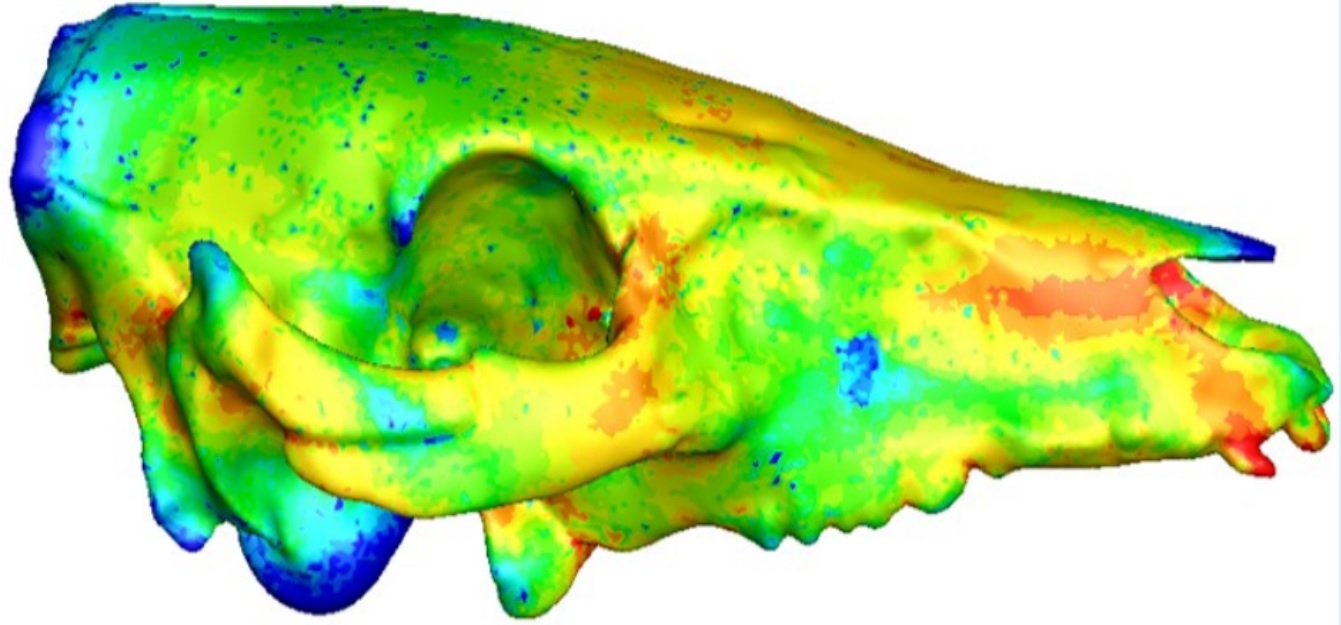
#> input picture Images/pigskull.jpg, 1341 x 625 px
$ python HW2Color.py
#> lines starting #> are read from the running program, lines starting #| are printed output that depends on the picture
import numpy as np
import matplotlib.pyplot as plt
import cv2
from sklearn.decomposition import PCA


def normalize_image(img):
    img = np.clip(img, 0, 255)
    return np.uint8((img - img.min()) / (img.max() - img.min()) * 255) if img.max() > img.min() else img


def svd_decomposition(matrix):
    U, S, Vt = np.linalg.svd(matrix, full_matrices=False)
    return U, S, Vt


def reconstruct_from_svd(U, S, Vt, num_components):
    S_reduced = np.zeros((U.shape[1], Vt.shape[0]))  # Ensure correct shape
    np.fill_diagonal(S_reduced[:num_components, :num_components], S[:num_components])
    return np.dot(U[:, :num_components], np.dot(S_reduced[:num_components, :num_components], Vt[:num_components, :]))


def svd_compression(image, num_components):
    channels = cv2.split(image)
    compressed_channels = [normalize_image(reconstruct_from_svd(*svd_decomposition(c), num_components)) for c in
                           channels]
    return cv2.merge(compressed_channels)


def pca_compression(image, num_components):
    channels = cv2.split(image)
    compressed_channels = []
    for c in channels:
        pca = PCA(n_components=num_components)
        transformed = pca.fit_transform(c)
        reconstructed = pca.inverse_transform(transformed)
        compressed_channels.append(normalize_image(reconstructed))
    return cv2.merge(compressed_channels)


def plot_images(original, svd_images, pca_images, percentages):
    fig, axes = plt.subplots(len(percentages) + 1, 3, figsize=(10, 10))
    axes[0, 0].imshow(cv2.cvtColor(original, cv2.COLOR_BGR2RGB))
    axes[0, 0].set_title("Original Image")

    for i, percent in enumerate(percentages):
        axes[i + 1, 0].imshow(cv2.cvtColor(svd_images[i], cv2.COLOR_BGR2RGB))
        axes[i + 1, 0].set_title(f"SVD {percent}%")

        axes[i + 1, 1].imshow(cv2.cvtColor(pca_images[i], cv2.COLOR_BGR2RGB))
        axes[i + 1, 1].set_title(f"PCA {percent}%")

    plt.tight_layout()
    plt.show()


def plot_reconstruction_error(S_svd, S_pca, frobenius_errors_svd, frobenius_errors_pca, percentages):
    plt.figure(figsize=(8, 5))
    plt.plot(percentages, np.cumsum(S_svd[:len(percentages)]) / np.sum(S_svd),
             label='SVD Eigenvalues (Variance Contribution)', color='blue')
    plt.plot(percentages, np.cumsum(S_pca[:len(percentages)]) / np.sum(S_pca),
             label='PCA Eigenvalues (Variance Contribution)', color='green')
    plt.plot(percentages, np.log10(frobenius_errors_svd), label='SVD Frobenius Norm Error (log scale)', color='red')
    plt.plot(percentages, np.log10(frobenius_errors_pca), label='PCA Frobenius Norm Error (log scale)', color='orange')
    plt.xlabel('Number of Eigenvalues/Eigenvectors Used')
    plt.ylabel('Log(Error)/Variance Contribution')
    plt.title('Reconstruction Quality Assessment')
    plt.legend()
    plt.grid()
    plt.show()


# Generate a random matrix for proof of SVD recovery
np.random.seed(42)
A = np.random.rand(10, 10)
U, S, Vt = svd_decomposition(A)
A_reconstructed = reconstruct_from_svd(U, S, Vt, 10)

# Verify recovery
error = np.linalg.norm(A - A_reconstructed)
print(f"Reconstruction Error (should be close to zero): {error}")

# Load the image
image_path = "../Images/pigskull.jpg"
original_image = cv2.imread(image_path)
#> original_image is the input picture: shape (625, 1341, 3); mean B, G, R 124, 218, 174.8

if original_image is None:
    raise FileNotFoundError(f"Could not load image at {image_path}. Check the path and file existence.")

print("Original Image Shape:", original_image.shape)
#| Original Image Shape: (625, 1341, 3)

# Define component percentages
percentages = [10, 25, 50, 100]
num_pixels = min(original_image.shape[:2])  # Use the smaller dimension
#> num_pixels = 625

# Apply SVD and PCA
svd_images = [svd_compression(original_image, max(1, num_pixels * p // 100)) for p in percentages]
#> in svd_decomposition (call 2), `U, S, Vt = np.linalg.svd(matrix, full_matrices=False)`:
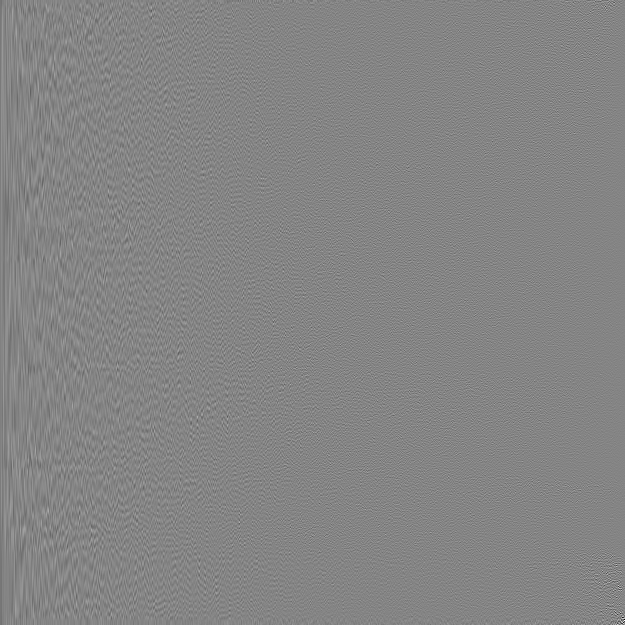
#> U: shape (625, 625) float64; min -0.606, max 0.557, mean -7.37e-05; drawn with min black and max white
#> in svd_decomposition (call 2), `U, S, Vt = np.linalg.svd(matrix, full_matrices=False)`: S = 625 values, max 134996.3 at index 0, min 3.94 at index 624, mean 835
#> in reconstruct_from_svd (call 2), `S_reduced = np.zeros((U.shape[1], Vt.shape[0]))`: S_reduced: shape (625, 625) float64; every value is 0
#> in svd_decomposition (call 3), `U, S, Vt = np.linalg.svd(matrix, full_matrices=False)`:
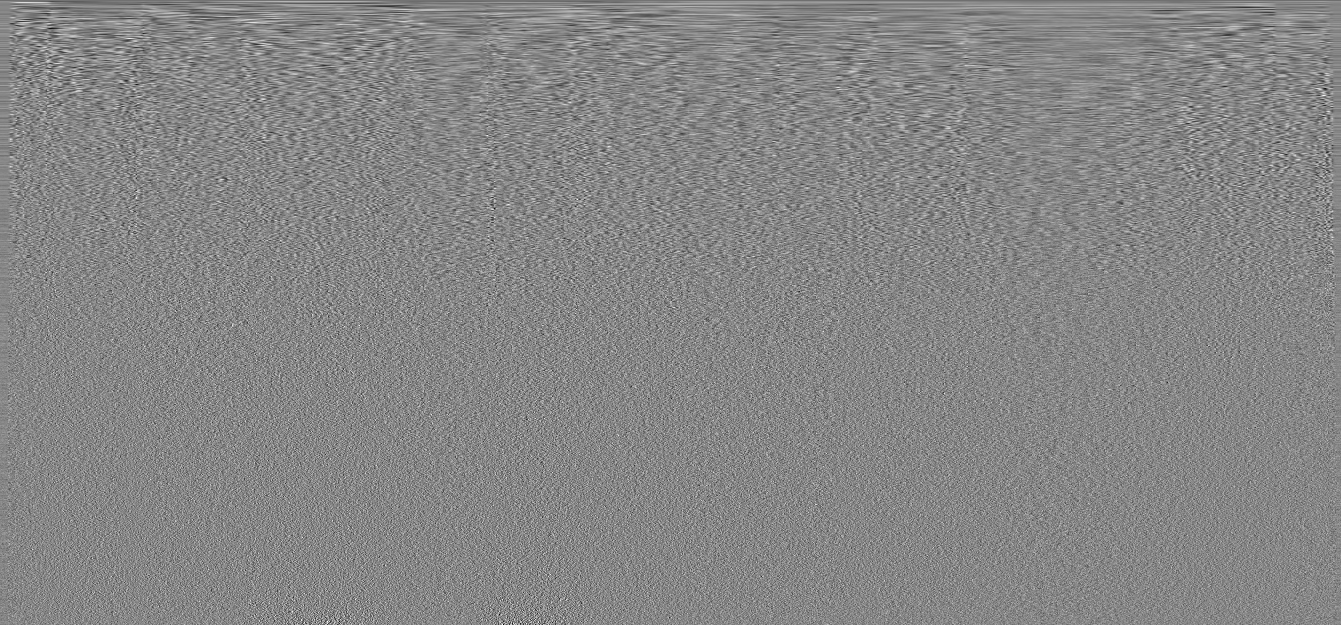
#> Vt: shape (625, 1341) float64; min -0.176, max 0.157, mean -4.71e-05; drawn with min black and max white
#> in svd_decomposition (call 3), `U, S, Vt = np.linalg.svd(matrix, full_matrices=False)`: S = 625 values, max 200627.7 at index 0, min 2.94 at index 624, mean 809.3
#> in svd_decomposition (call 4), `U, S, Vt = np.linalg.svd(matrix, full_matrices=False)`:
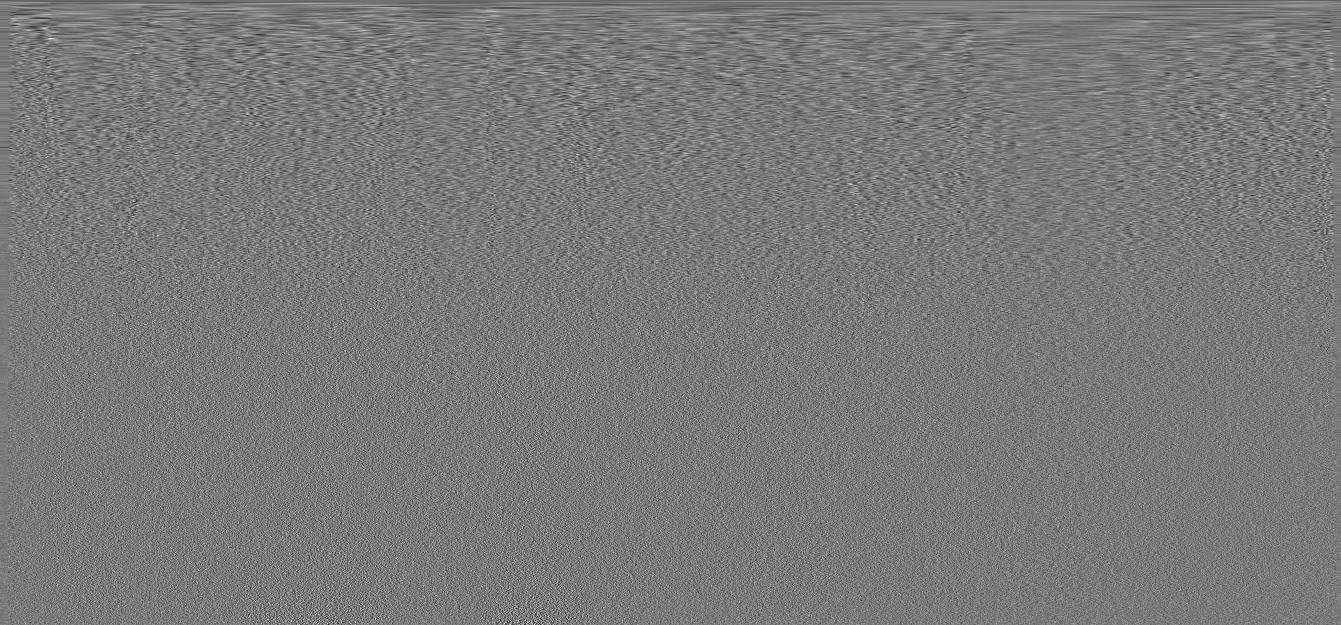
#> Vt: shape (625, 1341) float64; min -0.19, max 0.205, mean -5.57e-05; drawn with min black and max white
#> in svd_decomposition (call 4), `U, S, Vt = np.linalg.svd(matrix, full_matrices=False)`: S = 625 values, max 167107.4 at index 0, min 2.9 at index 624, mean 894.8
#> in svd_decomposition (call 4), `U, S, Vt = np.linalg.svd(matrix, full_matrices=False)`:
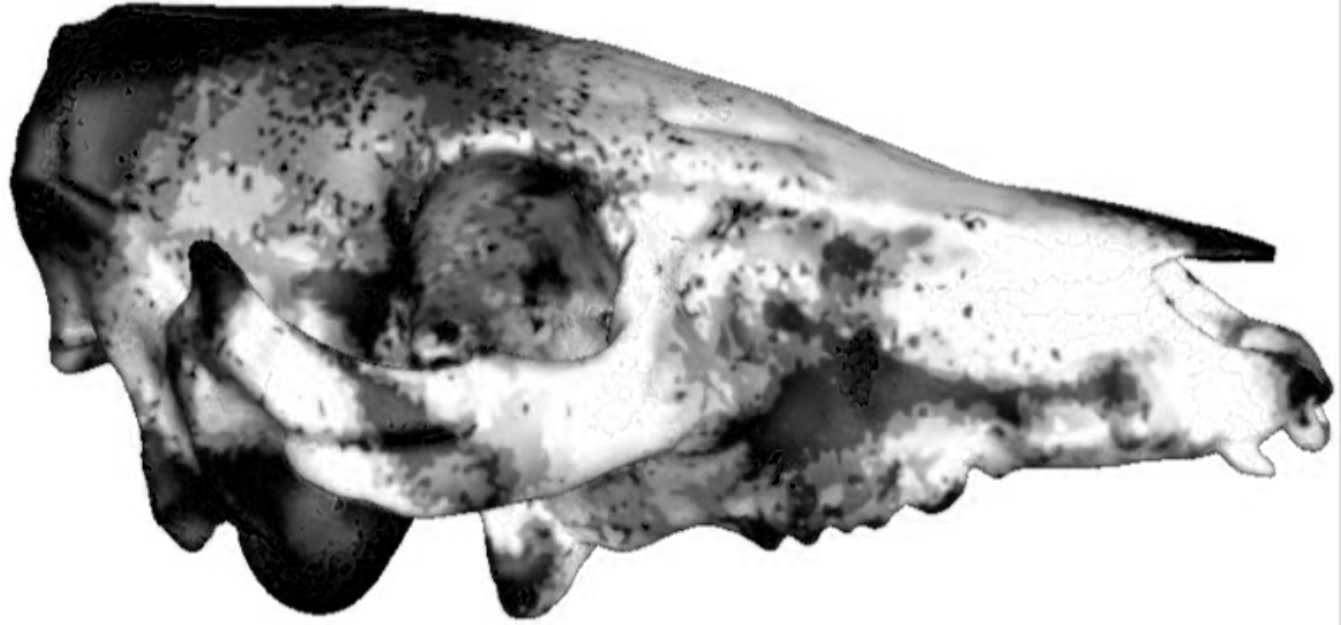
#> matrix: shape (625, 1341); min 0, max 255, mean 174.8
#> call 4 of reconstruct_from_svd, with S = array of shape (625,), num_components = 62
#> in reconstruct_from_svd (call 4), `return np.dot(U[:, :num_components], np.dot(S_reduced[:num_components,..`:
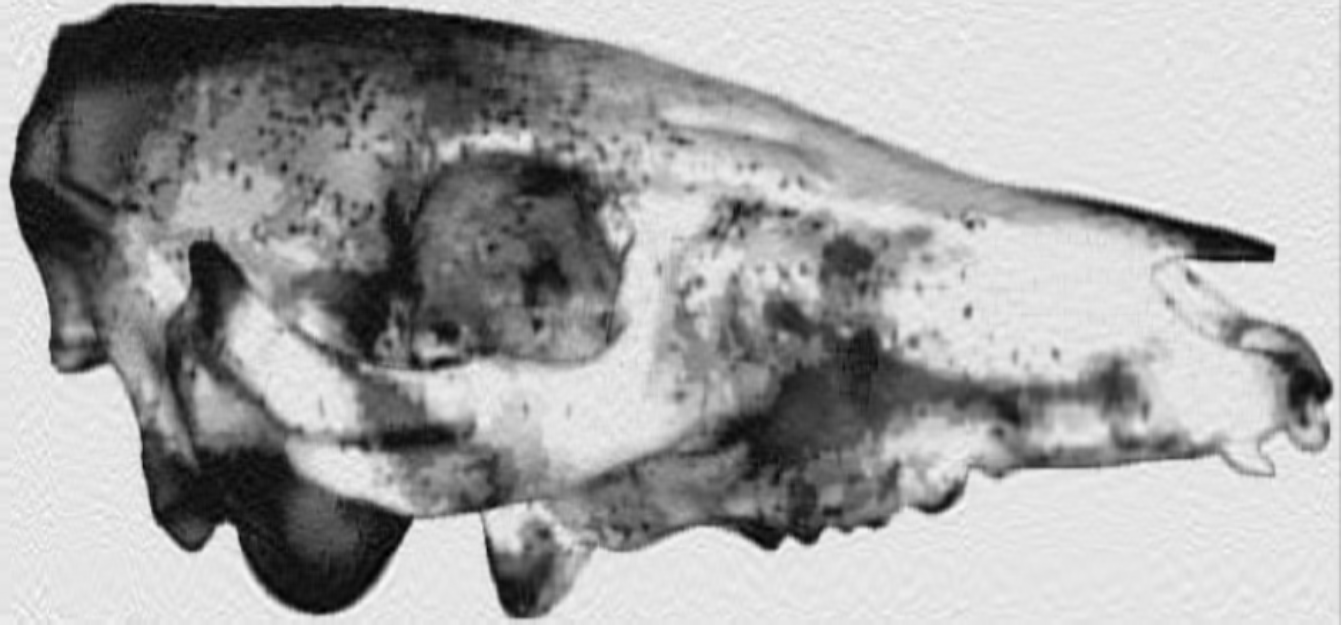
#> returned value: shape (625, 1341) float64; min -24.54, max 286.6, mean 174.8; drawn with min black and max white
#> in svd_compression, `compressed_channels = [normalize_image(reconstruct_from_svd(*svd_decom..`: compressed_channels = 3 items
#> svd_images = 4 items
pca_images = [pca_compression(original_image, max(1, num_pixels * p // 100)) for p in percentages]
#> the loop in pca_compression, `for c in channels:` made 3 passes
#> after the loop in pca_compression, `for c in channels:`: compressed_channels = 3 items
#> the loop in pca_compression (call 2), `for c in channels:` made 3 passes
#> pca_images = 4 items

# Compute Frobenius norm error
frobenius_errors_svd = [np.linalg.norm(original_image - img) for img in svd_images]
#> frobenius_errors_svd = [213880.7, 150826.9, 29201.2, 1163.1]
frobenius_errors_pca = [np.linalg.norm(original_image - img) for img in pca_images]
#> frobenius_errors_pca = [213186.4, 150068.5, 29027, 1065.2]

# Compute singular values for PCA and SVD
S_svd = svd_decomposition(cv2.cvtColor(original_image, cv2.COLOR_BGR2GRAY))[1]
#> S_svd = 625 values, max 180754.3 at index 0, min 2.3 at index 624, mean 763.8
S_pca = PCA(n_components=num_pixels).fit(cv2.cvtColor(original_image, cv2.COLOR_BGR2GRAY)).singular_values_
#> S_pca = 625 values, max 24016.9 at index 0, min 1.07e-11 at index 624, mean 493.9

# Plot results
plot_images(original_image, svd_images, pca_images, percentages)
plot_reconstruction_error(S_svd, S_pca, frobenius_errors_svd, frobenius_errors_pca, percentages)
